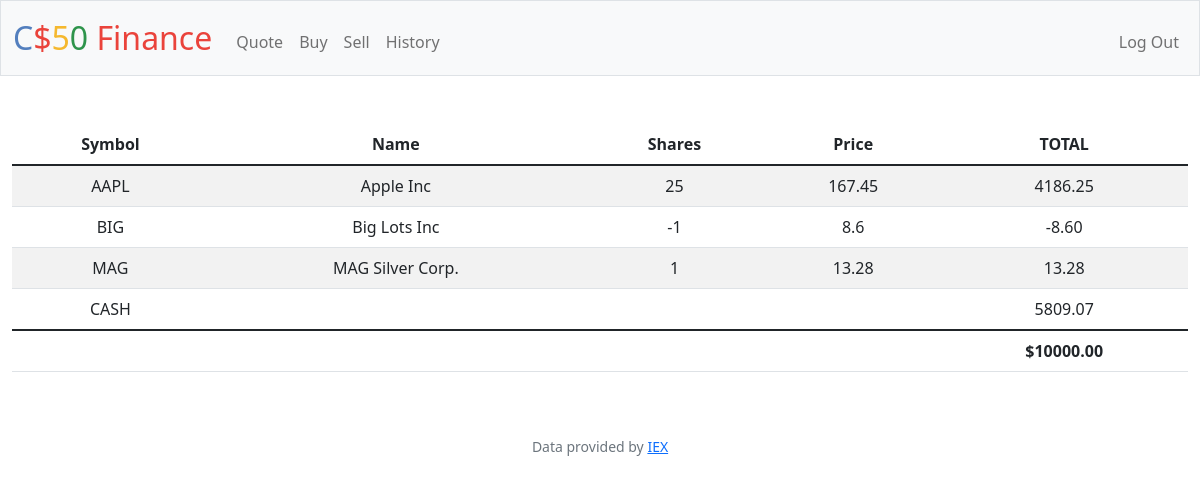
The page / (signed in) on the database its author committed.
### tables this page shows
CREATE TABLE transactions (
    id INTEGER PRIMARY KEY AUTOINCREMENT,
    user_id INTEGER NOT NULL,
    name TEXT NOT NULL,
    shares INTEGER NOT NULL,
    price NUMERIC NO NULL,
    type TEXT NOT NULL,
    symbol TEXT NOT NULL,
    time TIMESTAMP DEFAULT CURRENT_TIMESTAMP,
    FOREIGN KEY(user_id) REFERENCES users(id)
);

CREATE TABLE users (id INTEGER PRIMARY KEY AUTOINCREMENT NOT NULL, username TEXT NOT NULL, hash TEXT NOT NULL, cash NUMERIC NOT NULL DEFAULT 10000.00);

### app.py (the view)
@app.route("/")
@login_required
def index():
    user_id = session["user_id"]
    stocks = db.execute("SELECT symbol, name, price, SUM(shares) as totalShares FROM transactions WHERE user_id = ? GROUP BY symbol", user_id)
    cash = db.execute("SELECT cash FROM users WHERE id = ?", user_id)[0]["cash"]
    total = cash
    for stock in stocks:
        total += stock["price"] * stock["totalShares"]
    return render_template("index.html", stocks=stocks, cash=cash, total=total)

### app.py (called while the page is built)
@app.after_request
def after_request(response):
    response.headers["Cache-Control"] = "no-cache, no-store, must-revalidate"
    response.headers["Expires"] = 0
    response.headers["Pragma"] = "no-cache"
    return response

### helpers.py (called while the page is built)
def login_required(f):
    @wraps(f)
    def decorated_function(*args, **kwargs):
        if session.get("user_id") is None:
            return redirect("/login")
        return f(*args, **kwargs)
    return decorated_function

### templates/index.html (shortened to what this page needs)
{% extends "layout.html" %}
{% block main %}
<table class="table table-striped">
    <thead>
        <tr>
            <th>Symbol</th>
            <th>Name</th>
            <th>Shares</th>
            <th>Price</th>
            <th>TOTAL</th>
        </tr>
    </thead>
    <tbody>
        {% for stock in stocks %}
            <tr>
                <td>{{ stock["symbol"] }}</td>
                <td>{{ stock["name"] }}</td>
                <td>{{ stock["totalShares"] }}</td>
                <td>{{ stock["price"] }}</td>
                <td>{{ '%0.2f'|format(stock["totalShares"] * stock["price"]|float) }}</td>
            </tr>
        {% endfor %}
        <tr>
            <td>CASH</td>
            <td colspan="3"></td>
            <td>{{ '%0.2f'|format(cash|float) }}</td>
        </tr>
    </tbody>
    <tfoot>
        <td colspan="4"></td>
        <td><strong>${{ '%0.2f'|format(total|float) }}</strong></td>
    </tfoot>
</table>
{% endblock %}

### rows shown on the page
transactions: symbol "MAG", name "MAG Silver Corp.", totalShares "1", price "13.28", stock['totalShares']*stock['price']|float "13.28"
users: cash "5809.07"

### other values the page prints
{{ stock["symbol"] }} "AAPL" "BIG"
{{ stock["name"] }} "Apple Inc" "Big Lots Inc"
{{ stock["totalShares"] }} "25" "-1"
{{ stock["price"] }} "167.45" "8.6"
{{ '%0.2f'|format(stock["totalShares"] * stock["price"]|float) }} "4186.25" "-8.60"
{{ '%0.2f'|format(total|float) }} "10000.00"
